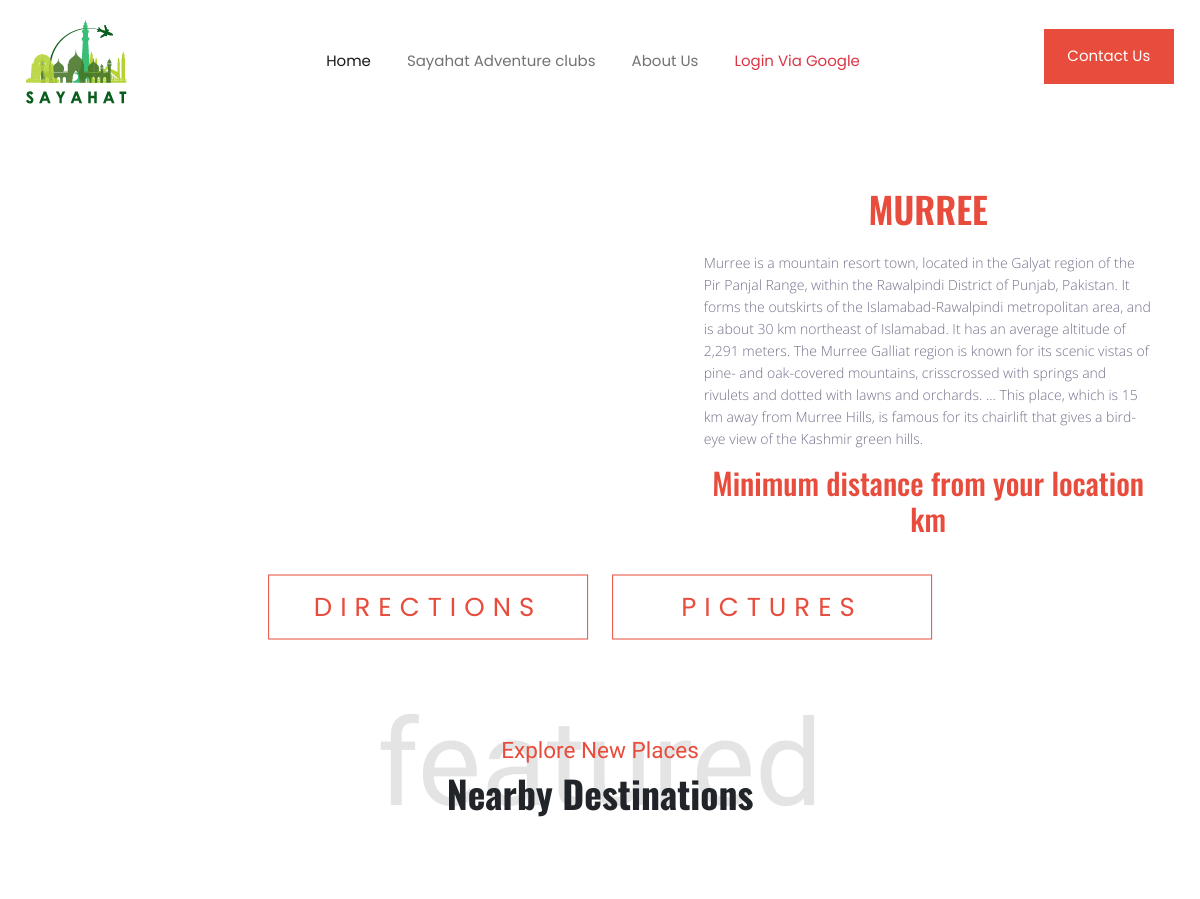
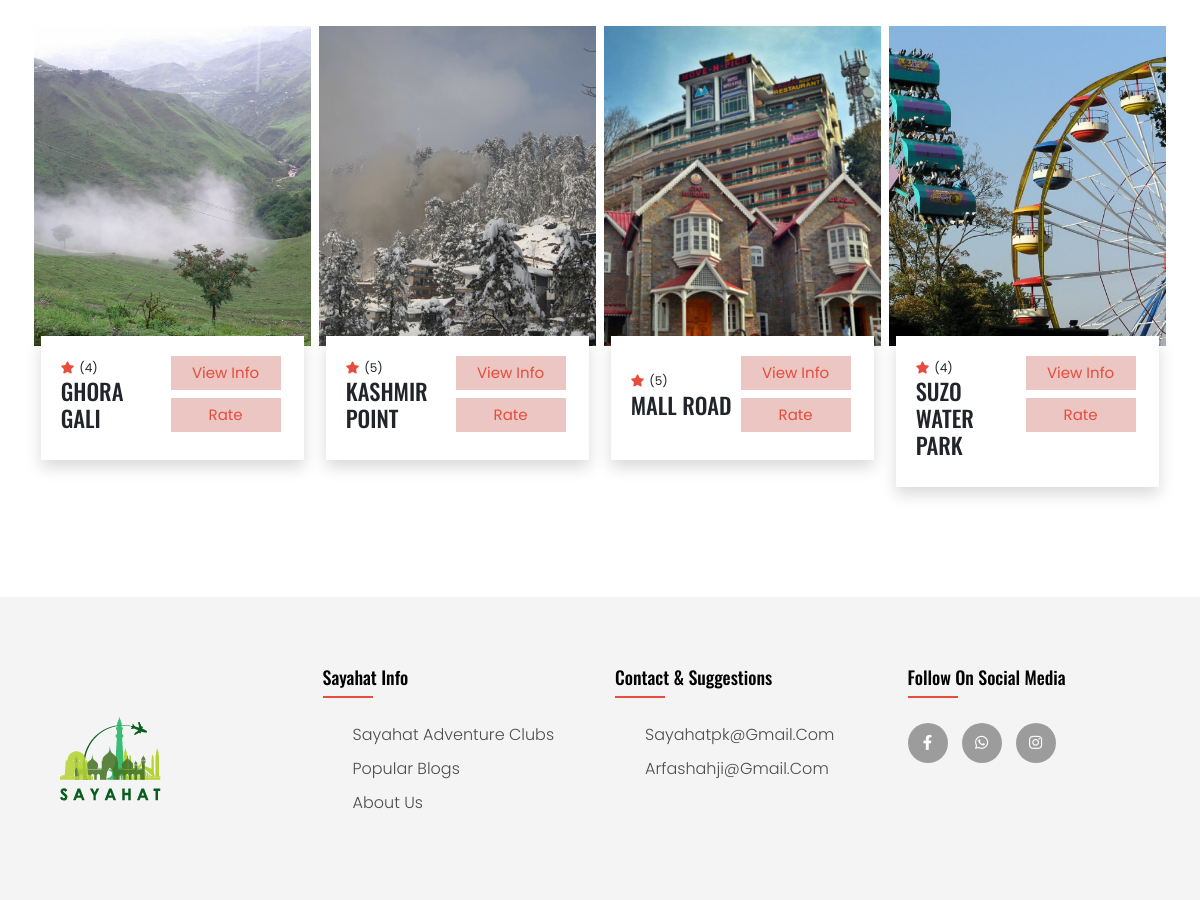
/43/, run on the app's committed database (2 pictures, top to bottom).
### locapp/models.py (models this page shows, shortened)
class DestinationCityDetails(models.Model):
    destination_name = models.CharField(max_length=50)
    destinationImage = models.ImageField(upload_to='destinationImages', blank = True, null = True)
    destination_desc = models.TextField()
    city_rating = models.PositiveIntegerField()
    admin_approved=models.BooleanField(default=False,blank=True,null=True)
    main_page_content = models.BooleanField(default=False)
    def __str__(self):
        return self.destination_name

class DestinationMetaDetails(models.Model):
    meta_destination = models.ForeignKey(DestinationCityDetails, models.CASCADE)
    meta_destination_name = models.CharField(max_length=60)
    meta_destination_Image = models.ImageField(upload_to='metadestinationImages')
    meta_destination_desc = models.TextField()
    destination_extras = models.CharField(max_length=200)
    place_rating = models.PositiveIntegerField()
    admin_approved=models.BooleanField(default=False,blank=True,null=True)
    main_page_content = models.BooleanField(default=False)

### locapp/views.py (the view)
# urls.py: path('<int:pk>/', views.dest_view2, name="show_dest"),
def dest_view2(request,pk):
    obj=DestinationCityDetails.objects.filter(id=pk)
    details=location_module(obj[0])
    distance=details[0]
    mapobj=details[1]
    dest_meta_details=details[2]
    tourist_lat = details[3]
    tourist_lon = details[4]
    context={'dest_details':obj,'distance':distance,'map':mapobj,'dest_meta_details':dest_meta_details
             ,'tourist_lat':tourist_lat,'tourist_lon':tourist_lon,'dest_lat':details[6],'dest_lon':details[7]}
    return render(request,'locapp/locationdetails.html',context)

### locapp/utils.py (called while the page is built)
def get_center_coordinates(latA, longA, latB=None, longB=None):
    cord = (latA, longA)
    if latB:
        cord = [(latA+latB)/2, (longA+longB)/2]
    return cord

def get_zoom(distance):
    if distance <=20:
        return 12
    elif distance<=50:
        return 10
    elif distance <= 100:
        return 9
    elif distance > 100 and distance <= 1500:
        return 5
    elif distance > 1501 and distance <= 3000:
        return 4
    else:
        return 2

### locapp/templates/locapp/locationdetails.html (shortened to what this page needs)
{% extends 'locapp/base.html' %}
{% block body %}
{% load static %}
{% for detail in dest_details %}
<div class="container mb-2">
  <div class="row px-2">
    <div class="col-md-7">
    </div>
    <div class="col-md-5 px-0">
    <section class="pt-2">
      <h1 class="text-center heading-orange">{{detail.destination_name}}</h1>
      <p class="py-3">{{detail.destination_desc}}</p>
      <h2 class="text-center heading-orange">Minimum distance from your location {{distance |floatformat:2}} km</h2>
    </section>
    </div>
  </div>
</div>
<div class="container mt-5" style="width:90%">
  <div class="text-box" style="margin-top: 62px;">
  <div class="row">
    <div class="col-md-12">
  <a href="https://www.google.com/maps/dir/{{tourist_lat}},{{tourist_lon}}/{{dest_lat}},{{dest_lon}}/" style="width: 320px;margin-right: 20px;" class="hero-btn red-btn">DIRECTIONS</a>
<a href="https://www.gettyimages.com/photos/{{detail.destination_name}}" style="width: 320px;" target="_blank" class="hero-btn red-btn">PICTURES</a>
</div>
</div>
</div>
</div>
{%endfor%}
{% if dest_meta_details %}
<section id="featured">
    <div class="container mb-5 mt-2" data-aos="fade-left">
      <div class="title py-2">
        <h4 class="title-primary">Explore New Places</h4>
        <h1 class="h1 h1-responsive title-secondary">Nearby Destinations</h1>
        <br>
      </div>
      <div class="row px-0 d-flex justify-content-center">
      {%for detail in dest_meta_details%}
        <div class="col-lg-3 px-1 py-3">
          <div class="card-design">
            <div class="image">
              <img src="{{detail.meta_destination_Image.url}}" alt="">
            </div>
            <div class="card-text shadow">
              <div class="item">
                <span><i class="fas fa-star"></i>({{detail.place_rating}})</span>
                <h4 class="h4">{{detail.meta_destination_name}}</h4>
              </div>
              <div class="px-1">
                <a class="item" href="{%url 'locapp:loc_meta_detail' pk=detail.id %}"><button style="width: 110px;" class="btn">View Info</button></a>
                <div class="py-2">
                <a class="item"  href="{%url 'locapp:addRating' %}"><button style="width:110px"  class="btn">Rate</button></a>
              </div>
            </div>
            </div>
          </div>
        </div>
        {%endfor%}
      </div>
    </div>
  </section>
  {%else%}
  <div style="margin-bottom: 130px;"></div>
{%endif%}
{% endblock body %}

### locapp/static/styles/main_styles.css (style rules this page uses)
* { margin: 0; padding: 0; -webkit-font-smoothing: antialiased; -webkit-text-shadow: rgba(0,0,0,.01) 0 0 1px; text-shadow: rgba(0,0,0,.01) 0 0 1px; }
body { font-family: 'Open Sans', sans-serif; font-size: 14px; font-weight: 400; background: #FFFFFF; color: #a5a5a5; }
div { display: block; position: relative; -webkit-box-sizing: border-box; -moz-box-sizing: border-box; box-sizing: border-box; }
p { font-family: 'Open Sans', sans-serif; font-size: 14px; line-height: 1.9285; font-weight: 400; color: #72728c; -webkit-font-smoothing: antialiased; -webkit-text-shadow: rgba(0,0,0,.01) 0 0 1px; text-shadow: rgba(0,0,0,.01) 0 0 1px; }
p:last-of-type { margin-bottom: 0; }
a, a:hover, a:visited, a:active, a:link { text-decoration: none; -webkit-font-smoothing: antialiased; -webkit-text-shadow: rgba(0,0,0,.01) 0 0 1px; text-shadow: rgba(0,0,0,.01) 0 0 1px; }
h1 { font-size: 72px; }
h2 { font-size: 48px; }
h4 { font-size: 24px; }
h1, h2, h3, h4, h5, h6 { font-family: 'Oswald', sans-serif; font-weight: 400; -webkit-font-smoothing: antialiased; -webkit-text-shadow: rgba(0,0,0,.01) 0 0 1px; text-shadow: rgba(0,0,0,.01) 0 0 1px; }
section { display: block; position: relative; box-sizing: border-box; }

### locapp/static/styles/style.css (style rules this page uses)
:root { --color-primary:#e74c3c; --color-secondary:#0a6245; --font:'Poppins',sans-serif; --font-secondary:'Satisfy',cursive; --color-white:#ffffff; }
html, body { font-family: 'Poppins', sans-serif; font-size: 15px; line-height: 1.5; margin:0; box-sizing:border-box; top: 0; left: 0; }
#featured { width:100%; padding:50px 0; }
#featured .title { text-align:center; }
#featured .title .title-primary { color:#e74c3c; font-family:var(--font-secondary); position:relative; }
#featured .title .title-primary:before { content:'featured'; position:absolute; top:100%; left:50%; transform:translate(-50%,-50%); font-size:120px; color:black; opacity:0.1; z-index:-1; }
#featured .title .title-secondary { font-weight:700; }
#featured .card-design { width:100%; }
#featured .card-design .image { position:relative; width:100%; height:320px; z-index:-1; }
#featured .card-design .image img { position:absolute; top:0; left:0; width:100%; height:100%; object-fit:cover; }
#featured .card-design .card-text { background-color:white!important; width:95%; margin: auto; margin-top:-10px; padding:20px; display:flex; justify-content:space-between; z-index:9; }
#featured .card-design .card-text .item { align-self:center; }
#featured .card-design .card-text .item span { font-size:0.8em; }
#featured .card-design .card-text span i.fas { color:var(--color-primary); margin-right:5px; }
#featured .card-design .card-text .item .btn { margin:0; padding:5px 15px; color:var(--color-primary); background:#dfa39c9d; border-radius: 0; }
* { margin:0; padding:0; font-family:"Poppins", sans-serif; }
.heading-orange { color:#e74c3c; }
a { text-decoration:none!important; }
h1 { font-size:36px; font-weight:600; }
p { font-size:14px; font-weight:300; line-height: 22px; padding: 10px; }
.text-box { width:50%; color:#fff; position:relative; top:50%; left:30%; transform:translate(-50%,-50%); }
.text-box a { letter-spacing: 4px; font-size:18px; }
.hero-btn { display:inline-block; text-decoration:none; color:#fff; border: 1px solid #fff; padding: 12px 34px; font-size: 13px; background: transparent; position: relative; cursor:pointer; }

### locapp/static/styles/aboutstyle.css (style rules this page uses)
* { margin:0; padding:0; font-family:"Poppins", sans-serif; }
a { text-decoration:none; }
h1 { font-size:36px; font-weight:600; }
p { font-size:14px; font-weight:300; line-height: 22px; padding: 10px; }
.text-box { width:90%; color:#fff; position:relative; top:50%; left:50%; transform:translate(-50%,-50%); text-align: center; }
.text-box a { letter-spacing: 8px; font-size:26px; }
.hero-btn { display:inline-block; text-decoration:none; color:#fff; border: 1px solid #fff; padding: 12px 34px; font-size: 13px; background: transparent; position: relative; cursor:pointer; }
.red-btn { border: 1px solid #e74c3c; background: transparent; color:#e74c3c; }
.row { margin-top: 5%; display: flex; justify-content:space-between; }

### locapp/static/styles/newstyle.css (style rules this page uses)
body { line-height: 1.5; font-family: 'Poppins', sans-serif; }
* { margin:0; padding:0; box-sizing: border-box; }

### data on the page
DestinationCityDetails: destination_name "MURREE", destination_desc "Murree is a mountain resort town, located in the Galyat region of the Pir Panjal Range, within the Rawalpindi District of Punjab, Pakistan. It forms the outskirts of the Islamabad-Rawalpindi metropolitan area, and is about 30 km northeast of Islamabad. It has an average altitude of 2,291 meters. The Murree Galliat region is known for its scenic vistas of pine- and oak-covered mountains, crisscrossed with springs and rivulets and dotted with lawns and orchards. ... This place, which is 15 km away from Murree Hills, is famous for its chairlift that gives a bird-eye view of the Kashmir green hills."
DestinationMetaDetails: meta_destination_Image (picture), place_rating "4", meta_destination_name "GHORA GALI"
DestinationMetaDetails: meta_destination_Image (picture), place_rating "5", meta_destination_name "KASHMIR POINT"
DestinationMetaDetails: meta_destination_Image (picture), place_rating "5", meta_destination_name "MALL ROAD"
DestinationMetaDetails: meta_destination_Image (picture), place_rating "4", meta_destination_name "SUZO WATER PARK"
